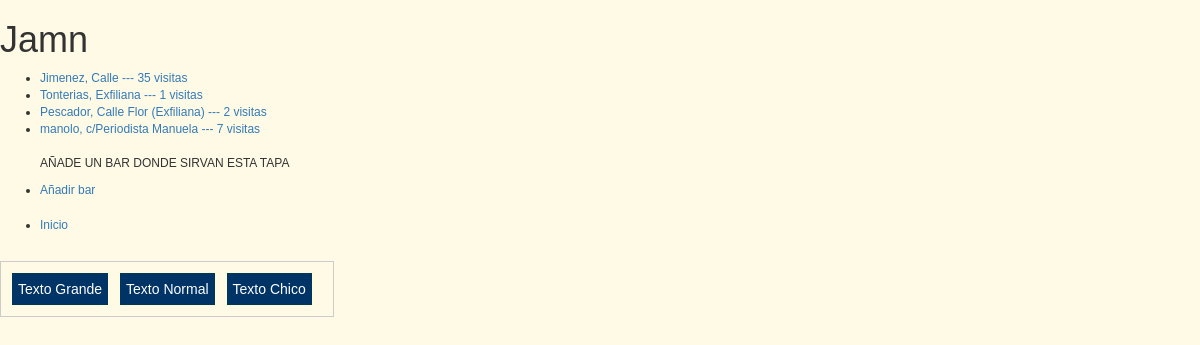
Page /rango/tapa/jamn/ on the committed database.
### rango/models.py (models this page shows, shortened)
class Tapas(models.Model):
    nombre_tapa = models.CharField(max_length=128, unique=True)
    votos = models.IntegerField(default=0)
    slug = models.SlugField()
    def save(self, *args, **kwargs):
        self.slug = slugify(self.nombre_tapa)
        super(Tapas, self).save(*args, **kwargs)

class Bares(models.Model):
    tapa = models.ForeignKey(Tapas)
    nombre_bar = models.CharField(max_length=128)
    direccion = models.CharField(max_length=128)
    n_visitas = models.IntegerField(default=0)

### rango/views.py (the view)
# urls.py: url(r'^tapa/(?P<tapa_name_slug>[\w\-]+)/$', views.tapa, name='tapa'),
def tapa(request, tapa_name_slug):
    context_dict = {}
    try:
        tapa = Tapas.objects.get(slug=tapa_name_slug)
        context_dict['tapa_name'] = tapa.nombre_tapa
        tapa.votos += 1
        tapa.save()
        bar = Bares.objects.filter(tapa=tapa)
        context_dict['bar'] = bar
        context_dict['tapa'] = tapa
    except Tapas.DoesNotExist:
        pass
    return render(request, 'rango/tapa.html', context_dict)

### templates/rango/tapa.html (shortened to what this page needs)
<!DOCTYPE html>
{% load staticfiles %}
<html>
    <head>
        <link rel="stylesheet" href="//maxcdn.bootstrapcdn.com/bootstrap/3.2.0/css/bootstrap.min.css">
        <link rel="stylesheet" href="//maxcdn.bootstrapcdn.com/bootstrap/3.2.0/css/bootstrap-theme.min.css">
        <link rel="stylesheet" href="{% static 'css/style.css' %}">
    </head>
    <body>
        {% if tapa %}
        <h1>{{ tapa_name }}</h1>
            {% if bar %}
            <ul>
                {% for b in bar %}
                <li><a href="/rango/tapa/{{tapa.slug}}/bar/{{b.nombre_bar}}/">{{ b.nombre_bar }}, {{b.direccion}} --- {{b.n_visitas}} visitas</a></li>
                {% endfor %}
                  <br><p>AÑADE UN BAR DONDE SIRVAN ESTA TAPA </p>
                  <li><a href="/rango/tapa/{{ tapa.slug }}/add_bar/">Añadir bar</a></li><br>
                  <li><a href="/rango/">Inicio</a></li><br>
            </ul>
            {% else %}
                <strong>No hay bares encontrados con esta tapa.</strong>
                <li><a href="/rango/tapa/{{ tapa.slug }}/add_bar/">Añadir bar</a></li><br>
                <li><a href="/rango/">Inicio</a></li><br>
            {% endif %}
        {% else %}
            The specified category {{ tapa_name }} does not exist!
        {% endif %}
        <div id="botones">
          <div class="boton" id="aumentar">Texto Grande</div>
          <div class="boton">Texto Normal</div>
          <div class="boton" id="disminuir">Texto Chico</div>
        </div>
    </body>
</html>

### rango/static/css/style.css (style rules this page uses)
body { font-size:12px; background-color:#FFFAE6; font-family:Arial, Helvetica, sans-serif; }
#botones { border:1px solid #CCCCCC; padding:10px; float:left; margin-bottom:10px; margin-right:30px; }
.boton { border:1px solid #FFFFCC; background-color:#003366; color:#FFFFFF; font-size:14px; float:left; margin-right:10px; padding:6px; }

### rows in the picture
Tapas: nombre_tapa "Jamn"
Bares: nombre_bar "Jimenez", direccion "Calle", n_visitas "35"
Bares: nombre_bar "Tonterias", direccion "Exfiliana", n_visitas "1"
Bares: nombre_bar "Pescador", direccion "Calle Flor (Exfiliana)", n_visitas "2"
Bares: nombre_bar "manolo", direccion "c/Periodista Manuela", n_visitas "7"
